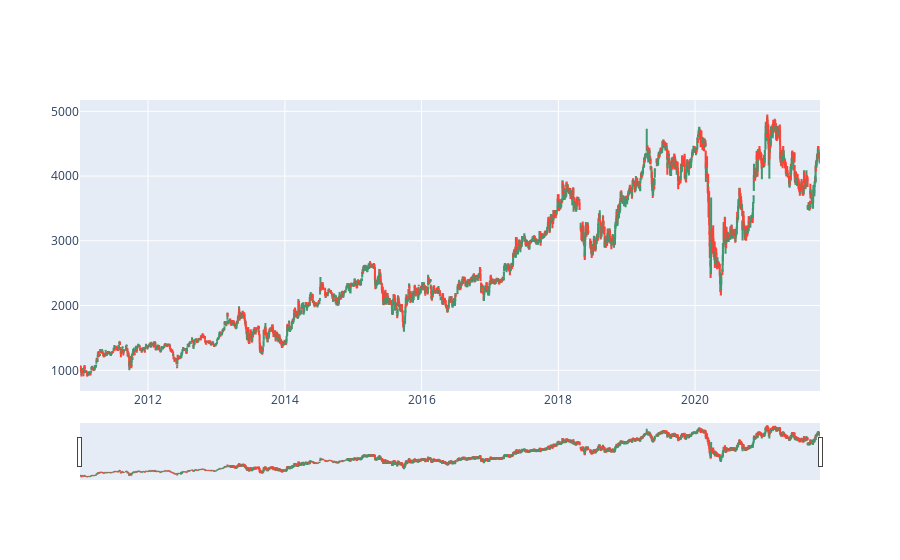

The code cell stored with this chart in its notebook:
### Markdown cell above
Visualisasi ini bertujuan untuk mengetahui OHLC (Open, High, Low, Close) dengan menampilkan nya berbentuk grafik candle stick

### Code cell
import plotly.graph_objects as go
import pandas as pd
from datetime import datetime

fig = go.Figure(data=[go.Candlestick(x=df['Date'],
                open=df['Open'],
                high=df['High'],
                low=df['Low'],
                close=df['Close'])])
fig.show()

### Figure 1 — Plotly figure (JSON) as saved in the notebook; plotly's stock layout.template omitted (floating-point values rounded to 4 significant figures; data arrays with more than 128 entries replaced by an {"elided": "..."} marker saying what was removed)
{"data": [{"close": {"elided": "2689 float values"}, "high": {"elided": "2689 float values"}, "low": {"elided": "2689 float values"}, "open": {"elided": "2689 float values"}, "type": "candlestick", "x": {"elided": "2689 str values"}}], "layout": {}}
